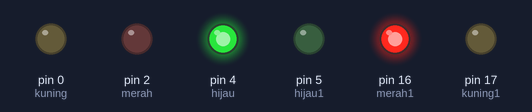
Recording of a sketch running on a simulated Arduino Uno, built with avr-gcc and run on an emulated ATmega328P. Shown: output pins drawn as LEDs (lit = HIGH).

Above: at 0.5 s.
At 1.5 s:
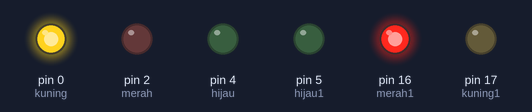
At 2.5 s:
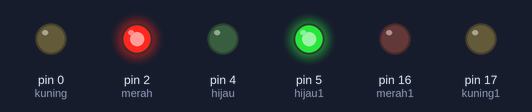
At 3.5 s:
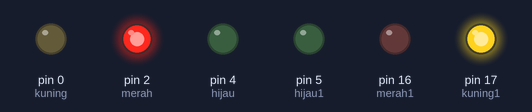
Timing chart, 0 to 6.5 s (numbered marks = the images above):
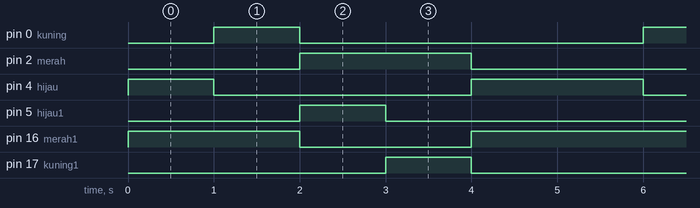

The sketch:

Blink.ino
```cpp
/*
  Blink merah, kuning, hijau

*/
# define merah 2
int kuning = 0, hijau = 4;
int merah1 = 16, kuning1 = 17, hijau1 = 5;
int delay1 = 1000;
int delay3 = 3000;

// the setup function runs once when you press reset or power the board
void setup() {
  // initialize digital pin LED_BUILTIN as an output.
  pinMode(merah, OUTPUT);
  pinMode(kuning, OUTPUT);
  pinMode(hijau, OUTPUT);
  pinMode(merah1, OUTPUT);
  pinMode(kuning1, OUTPUT);
  pinMode(hijau1, OUTPUT);
}

// the loop function runs over and over again forever
void loop() {
// 1
  digitalWrite(merah, LOW);
  digitalWrite(hijau, HIGH);
  digitalWrite(kuning, LOW);

  digitalWrite(merah1, HIGH);
  digitalWrite(hijau1, LOW);
  digitalWrite(kuning1, LOW);
  delay(1000);

// 2
  digitalWrite(merah, LOW);
  digitalWrite(hijau, LOW);
  digitalWrite(kuning, HIGH);

  digitalWrite(merah1, HIGH);
  digitalWrite(hijau1, LOW);
  digitalWrite(kuning1, LOW);
  delay(1000);

//  3
  digitalWrite(merah, HIGH);
  digitalWrite(hijau, LOW);
  digitalWrite(kuning, LOW);

  digitalWrite(merah1, LOW);
  digitalWrite(hijau1, HIGH);
  digitalWrite(kuning1, LOW);
  delay(1000);

//  4
  digitalWrite(merah, HIGH);
  digitalWrite(hijau, LOW);
  digitalWrite(kuning, LOW);

  digitalWrite(merah1, LOW);
  digitalWrite(hijau1, LOW);
  digitalWrite(kuning1, HIGH);
  delay(1000);

//  5
  digitalWrite(merah, LOW);
  digitalWrite(hijau, HIGH);
  digitalWrite(kuning, LOW);

  digitalWrite(merah1, HIGH);
  digitalWrite(hijau1, LOW);
  digitalWrite(kuning1, LOW);
  delay(1000);


}
```

Measured:
- by itself, pin 0 (kuning), pin 5 (hijau1), pin 17 (kuning1): alternates HIGH for 1.0 s and LOW for 4.0 s
- by itself, pin 2 (merah): alternates HIGH for 2.0 s and LOW for 3.0 s
- by itself, pin 4 (hijau): repeats every 5.0 s: LOW 3.0 s, HIGH 2.0 s
- by itself, pin 16 (merah1): repeats every 5.0 s: LOW 2.0 s, HIGH 3.0 s
